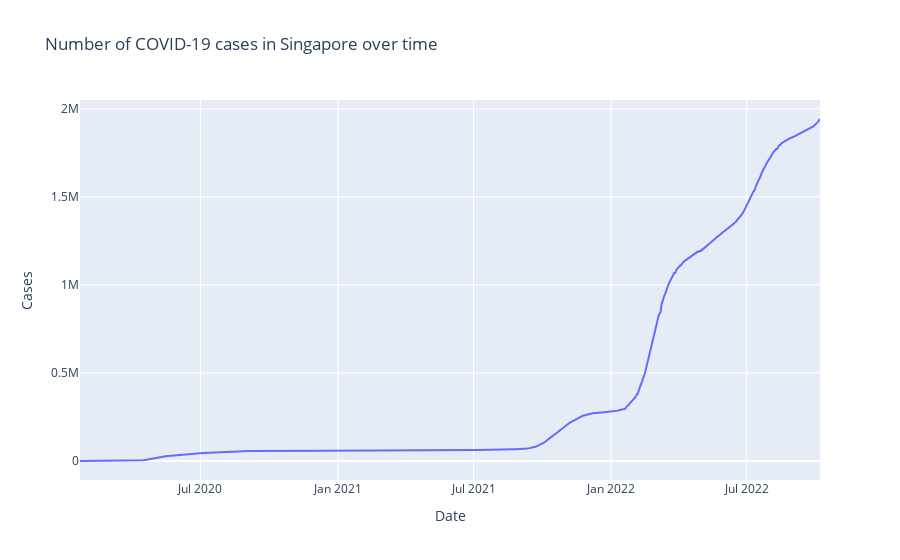

Notebook cell for this chart:
### Code cell
px.line(df_cleaned, x='Date', y='Cases', title='Number of COVID-19 cases in Singapore over time')

### Figure 1 — Plotly figure (JSON) as saved in the notebook; plotly's stock layout.template omitted (floating-point values rounded to 4 significant figures; data arrays with more than 128 entries replaced by an {"elided": "..."} marker saying what was removed)
{"data": [{"hovertemplate": "Date=%{x}<br>Cases=%{y}<extra></extra>", "legendgroup": "", "line": {"color": "#636efa", "dash": "solid"}, "marker": {"symbol": "circle"}, "mode": "lines", "name": "", "orientation": "v", "showlegend": false, "type": "scatter", "x": {"elided": "990 str values"}, "xaxis": "x", "y": {"elided": "990 int values"}, "yaxis": "y"}], "layout": {"legend": {"tracegroupgap": 0}, "title": {"text": "Number of COVID-19 cases in Singapore over time"}, "xaxis": {"anchor": "y", "domain": [0, 1], "title": {"text": "Date"}}, "yaxis": {"anchor": "x", "domain": [0, 1], "title": {"text": "Cases"}}}}
